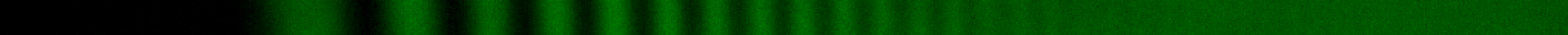
#> input picture Newton's rings/green circles.png, 1021 x 23 px (shown 2 times larger)
$ python main.py
#> lines starting #> are read from the running program, lines starting #| are printed output that depends on the picture
from PIL import Image
import matplotlib.pyplot as plot
from scipy import signal

source = Image.open('green circles.png')
#> source is the input picture: PIL image 1021x23 RGBA; mean R, G, B, A 0, 62.2, 0, 255
image = source.convert('RGB')
width, height = image.size
#> width = 1021; height = 23

array_x = []
array_y = []
for i in range(0, width):
    sum = 0
    for j in range(0, height):
        red, green, blue = image.getpixel((i, j))
        sum += green
    array_x.append(i / 22)
    array_y.append(sum / height)
#> after the loop, array_x = 1021 values from 0 to 46.36; array_y = 1021 values, max 111.3 at index 400, min 0 at index 0, mean 62.21

plot.plot(array_x, array_y)
plot.title('Функция интенсивности')
plot.xlabel('r, мм')
plot.show()
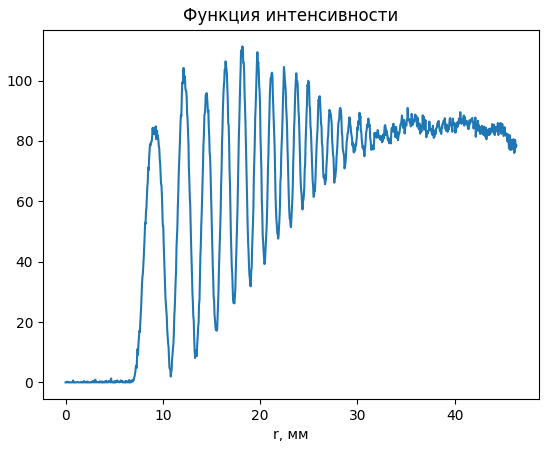
#> figure drawn by matplotlib, 1 panel; curve peaks at x = 18.18, y = 111.3

rv_x = []
rv_y = []
fl = 160
for i in range(160, 900 - 1):
    if (i < fl):
        continue

    if (array_y[i] - array_y[i + 1] > 3):
        mx = array_y[i]
        mn = 0
        for j in range(i, 900 - 1):
            if (array_y[j + 1] - array_y[j] > 3):
                mn = array_y[j]
                fl = j
                rv_x.append(j / 22)
                break
        rv_y.append((mx - mn) / (mx + mn))
#> this loop made 739 passes
#> mx on passes 45, 108, 162, 206, 242, 275, 309, 339, 366, 392, 417, 443: 84.87, 104.2, 92.74, 102.1, 110.7, 109.4, 101.5, 96.87, 98.87, 98.04, 92.7, 85.87
#> after the loop, rv_x = [10.91, 13.5, 15.59, 17.45, 19.05, 20.5, 21.95, 23.18, 24.55, 25.68, 26.77, 27.82, 29.95, 33.45, 33.91, 35.14, 36.68, 39.77]; rv_y = [0.906, 0.845, 0.679, 0.538, 0.553, 0.466, 0.327, 0.306, 0.21, 0.193, 0.16, 0.0954, 0.0368, 0.054, 0.0189, -0.000749, 0.0359, 0.0295]

rv_y = signal.savgol_filter(rv_y, len(rv_y) - 1, 3)
#> rv_y = 18 values, max 0.913 at index 0, min 0.0193 at index 16, mean 0.303

plot.plot(rv_x, rv_y)
plot.title('Функция видимости')
plot.xlabel('r, мм')
plot.show()
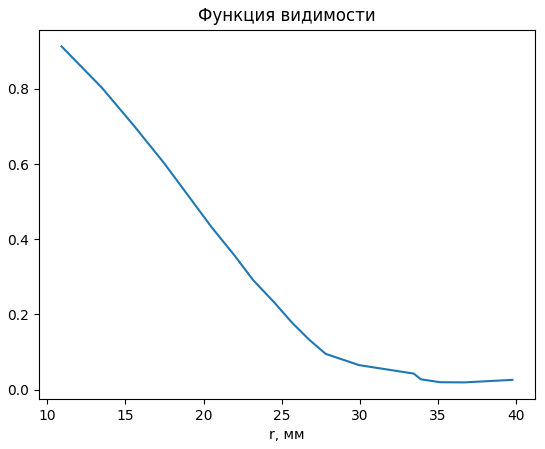
#> figure drawn by matplotlib, 1 panel; curve peaks at x = 10.91, y = 0.913
